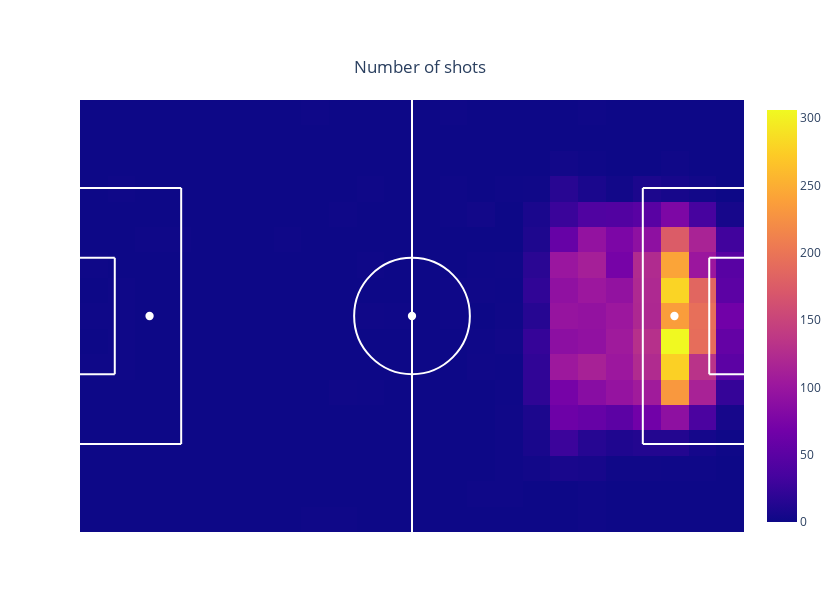

The cell this chart's notebook holds for it:
### Code cell
field.show()

### Figure 1 — Plotly figure (JSON) as saved in the notebook; plotly's stock layout.template omitted (floating-point values rounded to 4 significant figures; data arrays with more than 128 entries replaced by an {"elided": "..."} marker saying what was removed)
{"data": [{"hoverinfo": "text", "text": {"elided": "17x24 str values"}, "type": "heatmap", "x": [2.188, 6.562, 10.94, 15.31, 19.69, 24.06, 28.44, 32.81, 37.19, 41.56, 45.94, 50.31, 54.69, 59.06, 63.44, 67.81, 72.19, 76.56, 80.94, 85.31, 89.69, 94.06, 98.44, 102.8], "y": [2, 6, 10, 14, 18, 22, 26, 30, 34, 38, 42, 46, 50, 54, 58, 62, 66], "z": {"elided": "17x24 int values"}}], "layout": {"autosize": false, "height": 612, "plot_bgcolor": "rgba(0,255,112,1)", "shapes": [{"line": {"color": "white", "width": 2}, "type": "line", "x0": 52.5, "x1": 52.5, "y0": 0, "y1": 68}, {"line": {"color": "white", "width": 2}, "type": "line", "x0": 0, "x1": 16, "y0": 54.16, "y1": 54.16}, {"line": {"color": "white", "width": 2}, "type": "line", "x0": 16, "x1": 16, "y0": 54.16, "y1": 13.84}, {"line": {"color": "white", "width": 2}, "type": "line", "x0": 16, "x1": 0, "y0": 13.84, "y1": 13.84}, {"line": {"color": "white", "width": 2}, "type": "line", "x0": 0, "x1": 5.5, "y0": 24.84, "y1": 24.84}, {"line": {"color": "white", "width": 2}, "type": "line", "x0": 5.5, "x1": 5.5, "y0": 24.84, "y1": 43.16}, {"line": {"color": "white", "width": 2}, "type": "line", "x0": 5.5, "x1": 0, "y0": 43.16, "y1": 43.16}, {"line": {"color": "white", "width": 2}, "type": "line", "x0": 105, "x1": 89, "y0": 54.16, "y1": 54.16}, {"line": {"color": "white", "width": 2}, "type": "line", "x0": 89, "x1": 89, "y0": 54.16, "y1": 13.84}, {"line": {"color": "white", "width": 2}, "type": "line", "x0": 89, "x1": 105, "y0": 13.84, "y1": 13.84}, {"line": {"color": "white", "width": 2}, "type": "line", "x0": 105, "x1": 99.5, "y0": 24.84, "y1": 24.84}, {"line": {"color": "white", "width": 2}, "type": "line", "x0": 99.5, "x1": 99.5, "y0": 24.84, "y1": 43.16}, {"line": {"color": "white", "width": 2}, "type": "line", "x0": 99.5, "x1": 105, "y0": 43.16, "y1": 43.16}, {"fillcolor": "white", "line": {"color": "white"}, "type": "circle", "x0": 10.5, "x1": 11.5, "xref": "x", "y0": 33.5, "y1": 34.5, "yref": "y"}, {"fillcolor": "white", "line": {"color": "white"}, "type": "circle", "x0": 93.5, "x1": 94.5, "xref": "x", "y0": 33.5, "y1": 34.5, "yref": "y"}, {"fillcolor": "white", "line": {"color": "white"}, "type": "circle", "x0": 52, "x1": 53, "xref": "x", "y0": 33.5, "y1": 34.5, "yref": "y"}, {"line": {"color": "white"}, "type": "circle", "x0": 43.35, "x1": 61.65, "xref": "x", "y0": 24.85, "y1": 43.15, "yref": "y"}], "title": {"text": "Number of shots", "x": 0.5, "xanchor": "center", "y": 0.9, "yanchor": "top"}, "width": 840, "xaxis": {"range": [0, 105], "showgrid": false, "showticklabels": false}, "yaxis": {"range": [0, 68], "showgrid": false, "showticklabels": false}}}
